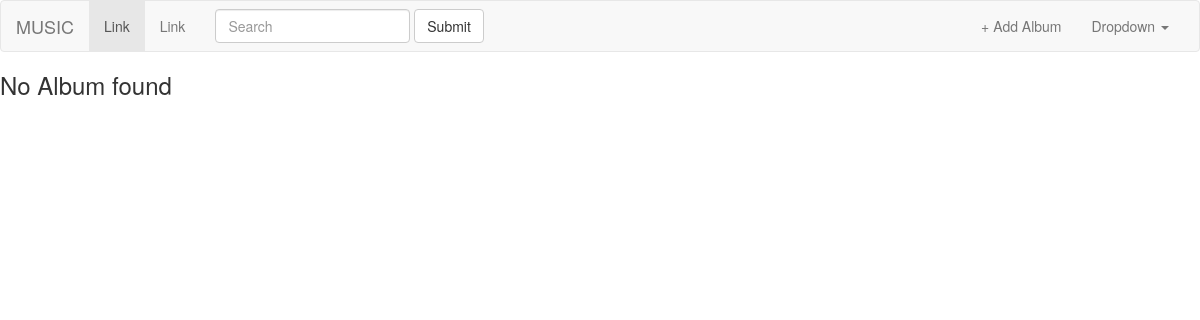
Page /music/ on the earlier database version.
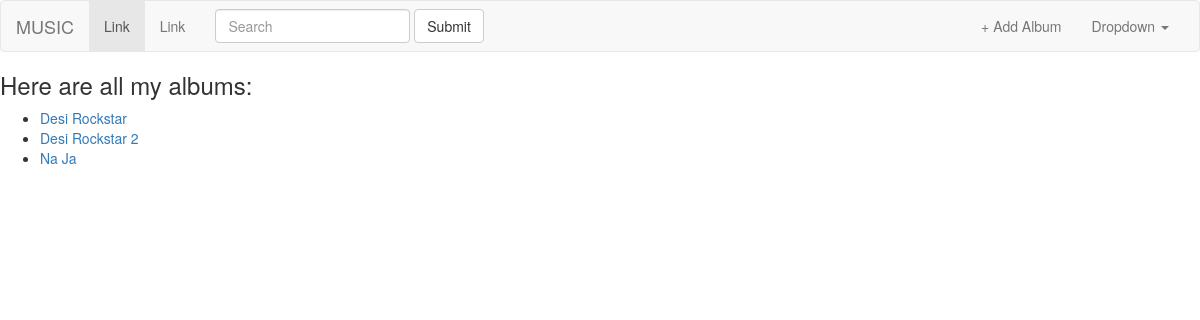
Same page on the later database version.
### music/models.py (models this page shows, shortened)
class Album(models.Model):
    artist = models.CharField(max_length=250)
    album_title = models.CharField(max_length=250)
    genre = models.CharField(max_length=100)
    album_logo = models.FileField()

### music/views.py (the view)
class IndexView(generic.ListView):
    template_name = 'music/index.html'
    context_object_name = 'all_albums'
    def get_queryset(self):
        return Album.objects.all()

### music/templates/music/index.html (shortened to what this page needs)
{% extends 'music/base.html' %}
{% block body %}
    {% if all_albums %}
    <h3>Here are all my albums:</h3>
    <ul>
        {% for album in all_albums %}
            <li><a href="{% url 'music:detail' album.id %}">{{album.album_title}}</a></li>
        {% endfor %}
    </ul>
    {% else %}
    <h3>No Album found</h3>
    {% endif %}
{% endblock %}

### music/templates/music/base.html (shortened to what this page needs)
<!DOCTYPE html>
<html lang="en">
<head>
    {% load staticfiles %}
    <link rel="stylesheet" type="text/css" href="{% static 'music/style.css' %}">
    <link rel="stylesheet" href="https://maxcdn.bootstrapcdn.com/bootstrap/3.3.7/css/bootstrap.min.css">
</head>
<body>
        <nav class="navbar navbar-default">
                <div class="container-fluid">
                  <div class="navbar-header">
                    <a class="navbar-brand" href="{% url 'music:index' %}">MUSIC</a>
                  </div>
                  <div class="collapse navbar-collapse" id="bs-example-navbar-collapse-1">
                    <ul class="nav navbar-nav">
                      <li class="active"><a href="#">Link <span class="sr-only">(current)</span></a></li>
                      <li><a href="#">Link</a></li>
                    </ul>
                    <form class="navbar-form navbar-left">
                      <div class="form-group">
                        <input type="text" class="form-control" placeholder="Search">
                      </div>
                      <button type="submit" class="btn btn-default">Submit</button>
                    </form>
                    <ul class="nav navbar-nav navbar-right">
                      <li><a href="{% url 'music:album-add' %}">+ Add Album</a></li>
                      <li class="dropdown">
                        <a href="#" class="dropdown-toggle" data-toggle="dropdown" role="button" aria-haspopup="true" aria-expanded="false">Dropdown <span class="caret"></span></a>
                      </li>
                    </ul>
                  </div>
                </div>
              </nav>
        {% block body %}
        {% endblock %}
</body>
</html>

### music/static/music/style.css (style rules this page uses)
body { background-color: rgb(173, 173, 173); }

Differences in the rows shown:
added Album: album_title "Desi Rockstar"
added Album: album_title "Desi Rockstar 2"
added Album: album_title "Na Ja"
Other differences:
text no longer shown: "No Album found"
text now shown: "Here are all my albums:"
